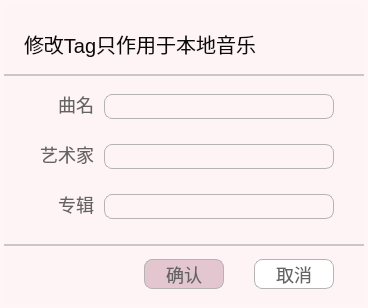
<?xml version="1.0" encoding="UTF-8"?>
<ui version="4.0">
 <class>Form</class>
 <widget class="QWidget" name="Form">
  <property name="geometry">
   <rect>
    <x>0</x>
    <y>0</y>
    <width>368</width>
    <height>308</height>
   </rect>
  </property>
  <property name="windowTitle">
   <string>Form</string>
  </property>
  <property name="styleSheet">
   <string notr="true">QWidget{background-color:rgba(255, 244, 245, 240);;border:none}
</string>
  </property>
  <widget class="QWidget" name="widget" native="true">
   <property name="geometry">
    <rect>
     <x>4</x>
     <y>4</y>
     <width>360</width>
     <height>300</height>
    </rect>
   </property>
   <property name="styleSheet">
    <string notr="true">
QLineEdit{border-radius:8px;
border-style:solid;
border-width:1px;
border-color:rgb(180,180,180);
color:#db5a6b;
font-size:17px}
QLabel{color:rgb(100,100,100);font-family:&quot;微软雅黑 Light&quot;;
font-size:18px
}
QPushButton{border-radius:12px;
border-width:1px;
border-color:#e4c6d0;
border-style:solid;
background:white;
color:#db5a6b;
font-size:18px;
font-family:&quot;微软雅黑 Light&quot;
}
QPushButton:hover{
background:rgba(200,200,200,140);color:#4b5cc4;
border-color:#4b5cc4;
text-decoration:underline}</string>
   </property>
   <widget class="QLineEdit" name="album">
    <property name="geometry">
     <rect>
      <x>100</x>
      <y>190</y>
      <width>230</width>
      <height>25</height>
     </rect>
    </property>
   </widget>
   <widget class="QLabel" name="label">
    <property name="geometry">
     <rect>
      <x>20</x>
      <y>90</y>
      <width>70</width>
      <height>20</height>
     </rect>
    </property>
    <property name="text">
     <string>曲名</string>
    </property>
    <property name="alignment">
     <set>Qt::AlignRight|Qt::AlignTrailing|Qt::AlignVCenter</set>
    </property>
   </widget>
   <widget class="QLabel" name="label_3">
    <property name="geometry">
     <rect>
      <x>20</x>
      <y>190</y>
      <width>70</width>
      <height>20</height>
     </rect>
    </property>
    <property name="text">
     <string>专辑</string>
    </property>
    <property name="alignment">
     <set>Qt::AlignRight|Qt::AlignTrailing|Qt::AlignVCenter</set>
    </property>
   </widget>
   <widget class="QPushButton" name="pushButton_2">
    <property name="geometry">
     <rect>
      <x>250</x>
      <y>255</y>
      <width>80</width>
      <height>30</height>
     </rect>
    </property>
    <property name="cursor">
     <cursorShape>PointingHandCursor</cursorShape>
    </property>
    <property name="styleSheet">
     <string notr="true">QPushButton:hover{color: rgb(249, 144, 111);background:rgb(250,250,250)}
QPushButton{border:1px solid rgb(180,180,180);
border-radius:8px;background-color:white;color:rgb(100,100,100)}</string>
    </property>
    <property name="text">
     <string>取消</string>
    </property>
   </widget>
   <widget class="QLineEdit" name="aritist">
    <property name="geometry">
     <rect>
      <x>100</x>
      <y>140</y>
      <width>230</width>
      <height>25</height>
     </rect>
    </property>
   </widget>
   <widget class="QPushButton" name="pushButton">
    <property name="geometry">
     <rect>
      <x>140</x>
      <y>255</y>
      <width>80</width>
      <height>30</height>
     </rect>
    </property>
    <property name="cursor">
     <cursorShape>PointingHandCursor</cursorShape>
    </property>
    <property name="styleSheet">
     <string notr="true">QPushButton{background-color:rgb(228, 198, 208);;border:1px solid rgb(180,180,180);border-radius:8px;color:rgb(100,100,100)}
QPushButton:hover{color: black;background-color:rgb(220, 190, 200)}</string>
    </property>
    <property name="text">
     <string>确认</string>
    </property>
   </widget>
   <widget class="QLabel" name="label_2">
    <property name="geometry">
     <rect>
      <x>20</x>
      <y>140</y>
      <width>70</width>
      <height>20</height>
     </rect>
    </property>
    <property name="text">
     <string>艺术家</string>
    </property>
    <property name="alignment">
     <set>Qt::AlignRight|Qt::AlignTrailing|Qt::AlignVCenter</set>
    </property>
   </widget>
   <widget class="QLineEdit" name="title">
    <property name="geometry">
     <rect>
      <x>100</x>
      <y>90</y>
      <width>230</width>
      <height>25</height>
     </rect>
    </property>
   </widget>
   <widget class="QLabel" name="label_4">
    <property name="geometry">
     <rect>
      <x>20</x>
      <y>25</y>
      <width>320</width>
      <height>30</height>
     </rect>
    </property>
    <property name="styleSheet">
     <string notr="true">font-size:20px;
color:rgb(10,10,10)</string>
    </property>
    <property name="text">
     <string>修改Tag只作用于本地音乐</string>
    </property>
   </widget>
   <widget class="Line" name="line">
    <property name="geometry">
     <rect>
      <x>0</x>
      <y>240</y>
      <width>360</width>
      <height>2</height>
     </rect>
    </property>
    <property name="styleSheet">
     <string notr="true">background:rgb(200,200,200)</string>
    </property>
    <property name="orientation">
     <enum>Qt::Horizontal</enum>
    </property>
   </widget>
   <widget class="Line" name="line_2">
    <property name="geometry">
     <rect>
      <x>0</x>
      <y>70</y>
      <width>360</width>
      <height>2</height>
     </rect>
    </property>
    <property name="styleSheet">
     <string notr="true">background:rgb(200,200,200)</string>
    </property>
    <property name="orientation">
     <enum>Qt::Horizontal</enum>
    </property>
   </widget>
  </widget>
  <widget class="QFrame" name="frame">
   <property name="geometry">
    <rect>
     <x>0</x>
     <y>0</y>
     <width>368</width>
     <height>308</height>
    </rect>
   </property>
   <property name="styleSheet">
    <string notr="true">QFrame { 
	
                             background-color: transparent;
                             border-top: 4px solid qlineargradient(y0:0, y1:1,
                                stop: 0 rgb(180, 180, 180), stop: 1 transparent);
	
                              border-left: 4px solid qlineargradient(x0:0, x1:1,
                                stop: 0 rgb(180, 180, 180), stop: 1 transparent);
                             border-bottom: 4px solid qlineargradient(y0:0, y1:1,
                                stop: 0 transparent, stop: 1 rgb(180, 180, 180));
                             border-right: 4px solid qlineargradient(x0:0, x1:1,
                               stop:  0 transparent, stop: 1 rgb(180, 180, 180));
;}</string>
   </property>
   <property name="frameShape">
    <enum>QFrame::StyledPanel</enum>
   </property>
   <property name="frameShadow">
    <enum>QFrame::Raised</enum>
   </property>
  </widget>
  <zorder>frame</zorder>
  <zorder>widget</zorder>
 </widget>
 <tabstops>
  <tabstop>title</tabstop>
  <tabstop>aritist</tabstop>
  <tabstop>album</tabstop>
  <tabstop>pushButton_2</tabstop>
  <tabstop>pushButton</tabstop>
 </tabstops>
 <resources/>
 <connections/>
</ui>
